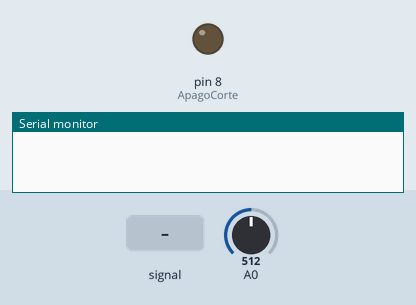
A sketch run on a simulated Arduino Uno, built with avr-gcc and run on an emulated ATmega328P. On the bench: output pins drawn as LEDs (lit = HIGH), the last lines printed to the serial monitor. Inputs (shaded band) come from the test bench; at power-on: A0 = 512.

Above: at 1.2 s.
1.3 s: A0 fed a 200 Hz sine of ±81 counts around its level
At 2.3 s:
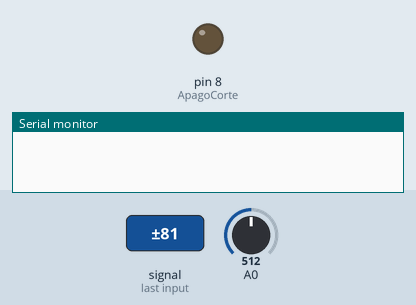
4.1 s: A0 set to 306
At 7.0 s:
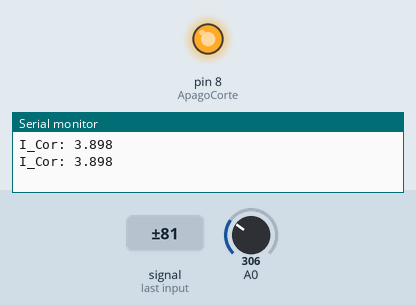
7.1 s: A0 set to 521
9.3 s: A0 set to 547
At 10.4 s:
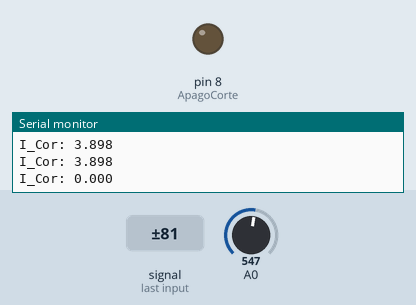
Timing chart, 0 to 11.8 s (numbered marks = the images above; inputs shaded):
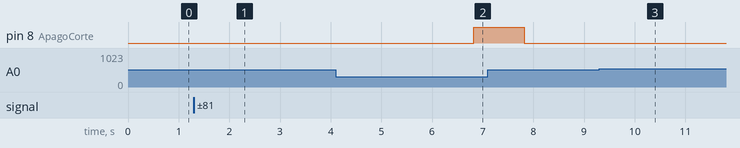

Measured:
- the behaviour switches between 533 and 534 on A0 (found by bisection; images 2 and 3)
- after the input at 1.3 s, pin 8 (ApagoCorte): stays LOW (without the input it goes to HIGH after 0.31 s)
- after the input at 4.1 s, pin 8 (ApagoCorte): LOW → HIGH after 2.7 s
- after the input at 9.3 s, pin 8 (ApagoCorte): stays LOW (without the input it goes to HIGH after 0.12 s)

The sketch:

sensorCorrienteCAMBIO3_retardo.ino
```cpp
//Aplicando Filtro a las lecturas del ACS712
//usaremos la media aritmética de varias lecturas consecutivas,
//simplemente hay que sumar la lecturas y dividirlas en el número de muestras.
//La cantidad de muestras para calcular el promedio depende del nivel de ruido que tengan.
float Idc = 0;
float Sensibilidad=0.100;       //sensibilidad en voltios dependiendo el sensor 20A
#define ApagoCorte 8
const float umbralCorte=1;

void setup() {
  Serial.begin(9600);
  pinMode(ApagoCorte,OUTPUT);
  digitalWrite(ApagoCorte,LOW);

 }

void loop() {

   digitalWrite (ApagoCorte,LOW);
   //delay(200);
   Idc=calculoCorriente(100,10000);    //obtenemos la corriente promedio de 10 muestras
   Serial.print("I_Cor: ");
   Serial.println(Idc,3);              //imprimir la corriente con 3 decimales
   //delay(2000);


}

  float calculoCorriente(int numeroMuestras, int muestreo)
  {
    float VoltajeSensorCOR = 0;
    float intens;
    float intensidad = 0;
    float intensidadMayor=0;

     for(int j=0;j<muestreo;j++)    //VALOR MAYOR
     {

      /*for(int i=0;i<numeroMuestras;i++) //PROMEDIO
      {
        VoltajeSensorCOR = analogRead(A0) * (5.0/1023.0);              //lee el canal A0 y calcula el valor en tension
        intensidad=intensidad+(VoltajeSensorCOR-2.5085)/Sensibilidad;    //calculamos corriente y sumamos
        //Serial.print("  IntensidadACUMULADA: ");
        //Serial.println(intensidad,3);
      }
      intens=intensidad/numeroMuestras;
      intensidad = abs(intens);
      */  //Se va a suspender este codigo para pruebas


      VoltajeSensorCOR = analogRead(A0) * (5.0/1023.0);
      intensidad=(VoltajeSensorCOR-2.5085)/Sensibilidad;
      //delay(1);

      if (intensidad>intensidadMayor){
        intensidadMayor=intensidad;
      }
    }


    //Serial.print("  intensidadMayor: ");
    //Serial.println(intensidadMayor,3);

    if( intensidadMayor >= umbralCorte){
      digitalWrite (ApagoCorte,LOW);
      delay(1000);
    }
    else{
      digitalWrite (ApagoCorte,HIGH);
      delay(1000);
    }
    return(intensidadMayor);
}
```
